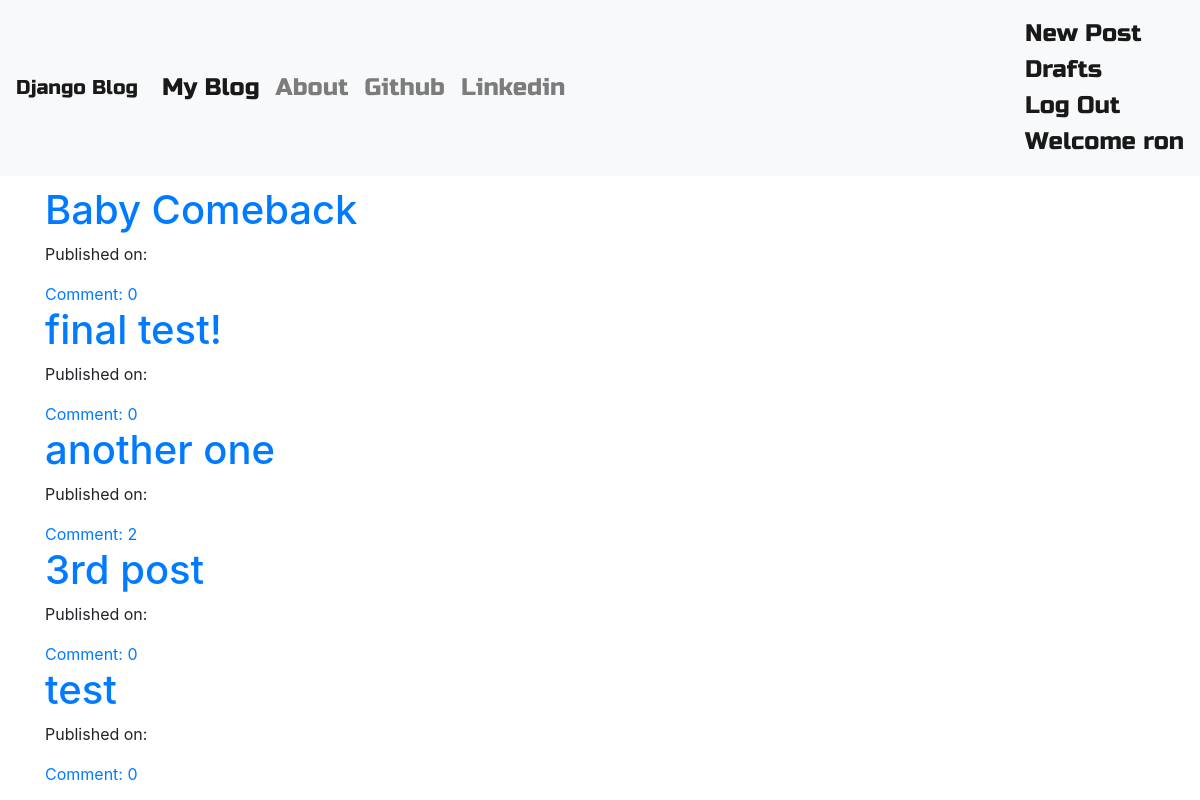
The app's page / (signed in) with its own data.
### blog/models.py (models this page shows, shortened)
class Post(models.Model):
    author = models.ForeignKey('auth.user', on_delete=models.CASCADE)
    title = models.CharField(max_length=200)
    text = models.TextField()
    created_date = models.DateTimeField(default=timezone.now)
    published_date = models.DateTimeField(blank=True,null=True)
    def approve_comments(self):
        return self.comments.filter(approved_comment=True)

### blog/views.py (the view)
# urls.py: path("", views.PostListView.as_view(), name="post_list"),
class PostListView(ListView):
    model = Post
    def get_queryset(self):
        return Post.objects.filter(published_date__lte=timezone.now()).order_by('-published_date')

### blog/templates/blog/post_list.html
{% extends 'base.html' %}
{% block content %}
<div class="centerstage">
    {% for post in post_list %}
    <h1><a href="{% url 'post_detail' pk=post.pk %}">{{ post.title }}</a></h1>
    <div class="date">
        <p>Published on: {{ post.published|date:"D M Y" }}</p>
    </div>
    <a href="{% url 'post_detail' pk=post.pk %}">Comment: {{ post.approve_comments.count }}</a>
    {% endfor %}
</div>
{% endblock  %}d

### blog/templates/blog/base.html (shortened to what this page needs)
<!DOCTYPE html>
<html lang="en">
<head>
    <link rel="stylesheet" href="https://stackpath.bootstrapcdn.com/bootstrap/4.3.1/css/bootstrap.min.css">
    <link rel="stylesheet" href="//cdn.jsdelivr.net/npm/medium-editor@latest/dist/css/medium-editor.min.css" type="text/css" media="screen" charset="utf-8">
    {% load static %}
    <link rel="stylesheet" href="{% static 'css/blog.css' %}">
</head>
<body>
        <nav class="navbar navbar-expand-lg navbar-light bg-light techfont custom-navbar">
                <a class="navbar-brand" href="{% url 'post_list' %}">Django Blog</a>
                <div class="collapse navbar-collapse" id="navbarNav">
                  <ul class="navbar-nav">
                    <li class="nav-item active">
                      <a class="nav-link" href="{% url 'post_list' %}">My Blog <span class="sr-only">(current)</span></a>
                    </li>
                    <li class="nav-item">
                      <a class="nav-link" href="{% url 'about' %}">About</a>
                    </li>
                    <li class="nav-item">
                      <a class="nav-link" href="https://www.github.com">Github</a>
                    </li>
                    <li class="nav-item">
                            <a class="nav-link" href="https://www.linkedin.com">Linkedin</a>
                    </li>
                  </ul>
                </div>
                <ul class="navbar-nav">
                 <span class="navbar-text">
                  {% if user.is_authenticated %}
                  <li><a href="{% url 'post_new' %}">New Post</a></li>
                  <li><a href="{% url 'post_draft_list' %}">Drafts</a></li>
                  <li><a href="{% url 'logout' %}">Log Out</a></li>
                  <li><a>Welcome {{ user.username }}</a></li>
                  {% else %}
                  <li><a class="" href="{% url 'login' %}"><span class="">Login</span></a></li>
                  {% endif %}
                </span>
                </ul>
              </nav>
              <div class="content container">
                  <div class="row">
                      <div class="col-md-8">
                          <div class="blog_posts">
                              {% block content %}
                              {% endblock %}
                          </div>
                      </div>
                  </div>
              </div>
</body>
</html>

### blog/static/css/blog.css (style rules this page uses)
.techfont { font-family: 'Russo One',sans-serif; font-size: 1.5em; margin-bottom: 10px; }
.centerstage { margin-left: auto; margin-right:auto; }

### records on screen
Post: title "Baby Comeback", approve_comments.count "0"
Post: title "final test!", approve_comments.count "0"
Post: title "another one", approve_comments.count "2"
Post: title "3rd post", approve_comments.count "0"
Post: title "test", approve_comments.count "0"

### other values on screen
{{ user.username }} "ron"
